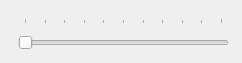
<?xml version="1.0" encoding="UTF-8"?>
<ui version="4.0">
 <class>PopupSlider</class>
 <widget class="QWidget" name="PopupSlider">
  <property name="geometry">
   <rect>
    <x>0</x>
    <y>0</y>
    <width>242</width>
    <height>63</height>
   </rect>
  </property>
  <property name="windowTitle">
   <string>Form</string>
  </property>
  <property name="styleSheet">
   <string notr="true">background-color: none;
border: 0px;</string>
  </property>
  <widget class="QLabel" name="popupSliderBackground">
   <property name="geometry">
    <rect>
     <x>0</x>
     <y>0</y>
     <width>251</width>
     <height>71</height>
    </rect>
   </property>
   <property name="text">
    <string/>
   </property>
   <property name="pixmap">
    <pixmap resource="resource.qrc">:/classic/icons/slider_popup_classic.png</pixmap>
   </property>
  </widget>
  <widget class="QSlider" name="slider">
   <property name="geometry">
    <rect>
     <x>18</x>
     <y>18</y>
     <width>211</width>
     <height>41</height>
    </rect>
   </property>
   <property name="maximum">
    <number>100</number>
   </property>
   <property name="orientation">
    <enum>Qt::Horizontal</enum>
   </property>
   <property name="tickPosition">
    <enum>QSlider::TicksAbove</enum>
   </property>
  </widget>
 </widget>
 <resources>
  <include location="resource.qrc"/>
  <include location="../../resource.qrc"/>
 </resources>
 <connections/>
</ui>
